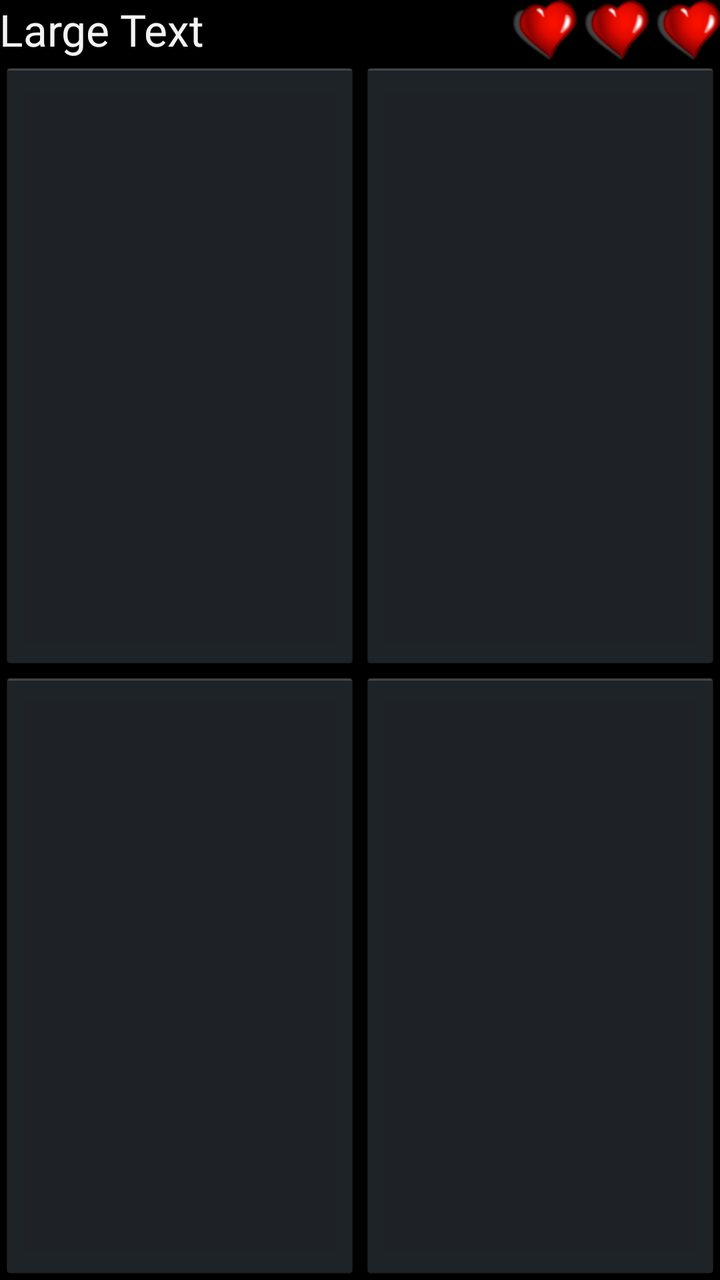
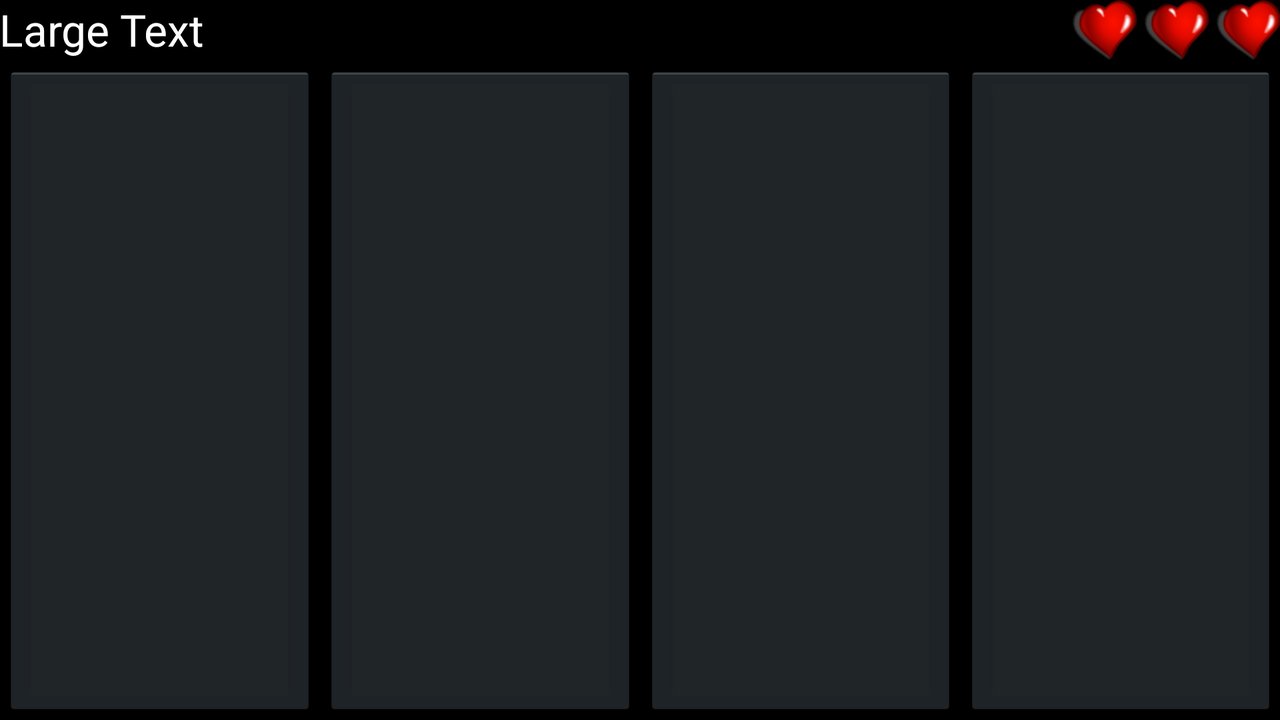

Compare how this app lays out the same screen by default and in its alternative resource folder. The renders come first, then the two layout files and the values they reference.
<!-- AndroidManifest.xml: application theme AppTheme -->
<!-- res/layout/activity_game.xml -->
<LinearLayout
    xmlns:tools="http://schemas.android.com/tools"
    android:orientation="vertical"
    android:layout_width="fill_parent"
    android:layout_height="fill_parent"
    android:paddingLeft="@dimen/activity_horizontal_margin"
    android:paddingRight="@dimen/activity_horizontal_margin"
    android:paddingTop="@dimen/activity_vertical_margin"
    android:paddingBottom="@dimen/activity_vertical_margin"
    xmlns:android="http://schemas.android.com/apk/res/android">


    <LinearLayout
        android:orientation="horizontal"
        android:layout_width="match_parent"
        android:layout_height="wrap_content" >

        <TextView
            android:layout_width="0dp"
            android:layout_height="wrap_content"
            android:textAppearance="?android:attr/textAppearanceLarge"
            android:text="Large Text"
            android:id="@+id/txtTotalScore"
            android:layout_weight="1"/>

        <ImageView
            android:layout_width="wrap_content"
            android:layout_height="wrap_content"
            android:id="@+id/imgLife1"
            android:src="@drawable/heart"
            android:layout_marginStart="4dp"
            android:layout_marginLeft="4dp"
            />
        <ImageView
            android:layout_width="wrap_content"
            android:layout_height="wrap_content"
            android:id="@+id/imgLife2"
            android:src="@drawable/heart"
            android:layout_marginStart="4dp"
            android:layout_marginLeft="4dp"
            />
        <ImageView
            android:layout_width="wrap_content"
            android:layout_height="wrap_content"
            android:id="@+id/imgLife3"
            android:src="@drawable/heart"
            android:layout_marginStart="4dp"
            android:layout_marginLeft="4dp"
            />
    </LinearLayout>


    <LinearLayout
        android:layout_width="fill_parent"
        android:layout_height="wrap_content"
        android:layout_weight="2"
        android:orientation="horizontal">

        <Button
            android:layout_width="fill_parent"
            android:layout_height="fill_parent"
            android:id="@+id/btnMovie01"
            android:onClick="btnMovie_clicked"
            android:layout_weight="1"/>

        <Button
            android:layout_width="fill_parent"
            android:layout_height="fill_parent"
            android:id="@+id/btnMovie02"
            android:onClick="btnMovie_clicked"
            android:layout_weight="1"/>
    </LinearLayout>

    <LinearLayout
        android:layout_width="fill_parent"
        android:layout_height="wrap_content"
        android:layout_weight="2"
        android:orientation="horizontal">

        <Button
            android:layout_width="fill_parent"
            android:layout_height="fill_parent"
            android:id="@+id/btnMovie03"
            android:onClick="btnMovie_clicked"
            android:layout_weight="1"/>

        <Button
            android:layout_width="fill_parent"
            android:layout_height="fill_parent"
            android:id="@+id/btnMovie04"
            android:onClick="btnMovie_clicked"
            android:layout_weight="1"/>

    </LinearLayout>

    <FrameLayout
        android:layout_width="match_parent"
        android:layout_height="wrap_content"
        android:layout_gravity="center_horizontal"
        android:id="@+id/frameFooter">
    </FrameLayout>


</LinearLayout>
<!-- resources referenced by this layout -->
<resources>
  <!-- drawable heart: png bitmap (drawable-xhdpi, 4835 bytes) -->
  <style name="AppTheme" parent="android:Theme.Holo">
          
      </style>
</resources>
<!-- res/layout-land/activity_game.xml (the repository's variant of the layout above) -->
<!-- drawn on the phone turned sideways -->
<LinearLayout
    xmlns:tools="http://schemas.android.com/tools"
    android:orientation="vertical"
    android:layout_width="fill_parent"
    android:layout_height="fill_parent"
    android:paddingLeft="@dimen/activity_horizontal_margin"
    android:paddingRight="@dimen/activity_horizontal_margin"
    android:paddingTop="@dimen/activity_vertical_margin"
    android:paddingBottom="@dimen/activity_vertical_margin"
    xmlns:android="http://schemas.android.com/apk/res/android"
    android:theme="@android:style/Theme.Black.NoTitleBar.Fullscreen">


    <LinearLayout
        android:orientation="horizontal"
        android:layout_width="match_parent"
        android:layout_height="wrap_content" >

        <TextView
            android:layout_width="0dp"
            android:layout_height="wrap_content"
            android:textAppearance="?android:attr/textAppearanceLarge"
            android:text="Large Text"
            android:id="@+id/txtTotalScore"
            android:layout_weight="1"/>

        <ImageView
            android:layout_width="wrap_content"
            android:layout_height="wrap_content"
            android:id="@+id/imgLife1"
            android:src="@drawable/heart"
            android:layout_marginStart="4dp"
            android:layout_marginLeft="4dp"
            />
        <ImageView
            android:layout_width="wrap_content"
            android:layout_height="wrap_content"
            android:id="@+id/imgLife2"
            android:src="@drawable/heart"
            android:layout_marginStart="4dp"
            android:layout_marginLeft="4dp"
            />
        <ImageView
            android:layout_width="wrap_content"
            android:layout_height="wrap_content"
            android:id="@+id/imgLife3"
            android:src="@drawable/heart"
            android:layout_marginStart="4dp"
            android:layout_marginLeft="4dp"
            />
    </LinearLayout>


    <LinearLayout
        android:baselineAligned="false"
        android:layout_width="fill_parent"
        android:layout_height="0dp"
        android:layout_weight="2"
        android:orientation="horizontal">

        <LinearLayout
            android:layout_width="fill_parent"
            android:layout_height="fill_parent"
            android:layout_weight="1"
            android:onClick="btnMovie01_clicked"
            android:orientation="vertical"
            android:id="@+id/btnMovie01"
            style="@style/MovieButton">

            <LinearLayout
                android:orientation="vertical"
                android:layout_width="match_parent"
                android:layout_height="match_parent"
                android:layout_margin="2dp"
                android:background="#FF202528" >

                <ImageView
                    android:layout_width="fill_parent"
                    android:layout_height="fill_parent"
                    android:layout_weight="1"
                    android:scaleType="fitCenter"
                    android:onClick="btnMovie01_clicked"
                    android:id="@+id/imgMovie01"
                    android:padding="2dp"/>

                <TextView
                    android:layout_width="match_parent"
                    android:layout_height="wrap_content"
                    android:textAppearance="?android:attr/textAppearanceMedium"
                    android:gravity="center"
                    android:onClick="btnMovie01_clicked"
                    android:id="@+id/txtMovie01"/>
            </LinearLayout>
        </LinearLayout>

        <LinearLayout
            android:layout_width="fill_parent"
            android:layout_height="fill_parent"
            android:layout_weight="1"
            android:onClick="btnMovie02_clicked"
            android:orientation="vertical"
            android:id="@+id/btnMovie02"
            style="@style/MovieButton">

            <LinearLayout
                android:orientation="vertical"
                android:layout_width="match_parent"
                android:layout_height="match_parent"
                android:layout_margin="2dp"
                android:background="#FF202528" >

                <ImageView
                    android:layout_width="fill_parent"
                    android:layout_height="0dp"
                    android:scaleType="fitCenter"
                    android:layout_margin="1dp"
                    android:layout_weight="1"
                    android:onClick="btnMovie02_clicked"
                    android:id="@+id/imgMovie02"
                    />

                <TextView
                    android:layout_width="match_parent"
                    android:layout_height="wrap_content"
                    android:textAppearance="?android:attr/textAppearanceMedium"
                    android:gravity="center"
                    android:onClick="btnMovie02_clicked"
                    android:id="@+id/txtMovie02"/>
            </LinearLayout>
        </LinearLayout>

        <LinearLayout
            android:layout_width="fill_parent"
            android:layout_height="fill_parent"
            android:layout_weight="1"
            style="@style/MovieButton"
            android:onClick="btnMovie03_clicked"
            android:id="@+id/btnMovie03"
            android:orientation="vertical">

            <LinearLayout
                android:orientation="vertical"
                android:layout_width="match_parent"
                android:layout_height="match_parent"
                android:layout_margin="2dp"
                android:background="#FF202528" >

                <ImageView
                    android:layout_width="fill_parent"
                    android:layout_height="0dp"
                    android:scaleType="fitCenter"
                    android:layout_margin="1dp"
                    android:layout_weight="1"
                    android:onClick="btnMovie03_clicked"
                    android:id="@+id/imgMovie03"
                    />

                <TextView
                    android:layout_width="match_parent"
                    android:layout_height="wrap_content"
                    android:textAppearance="?android:attr/textAppearanceMedium"
                    android:gravity="center"
                    android:onClick="btnMovie03_clicked"
                    android:id="@+id/txtMovie03"/>
            </LinearLayout>
        </LinearLayout>

        <LinearLayout
            android:layout_width="fill_parent"
            android:layout_height="fill_parent"
            android:layout_weight="1"
            style="@style/MovieButton"
            android:onClick="btnMovie04_clicked"
            android:id="@+id/btnMovie04"
            android:orientation="vertical">

            <LinearLayout
                android:orientation="vertical"
                android:layout_width="match_parent"
                android:layout_height="match_parent"
                android:layout_margin="2dp"
                android:background="#FF202528" >

                <ImageView
                    android:layout_width="fill_parent"
                    android:layout_height="0dp"
                    android:scaleType="fitCenter"
                    android:layout_margin="1dp"
                    android:layout_weight="1"
                    android:onClick="btnMovie04_clicked"
                    android:id="@+id/imgMovie04"
                    />

                <TextView
                    android:layout_width="match_parent"
                    android:layout_height="wrap_content"
                    android:textAppearance="?android:attr/textAppearanceMedium"
                    android:gravity="center"
                    android:onClick="btnMovie04_clicked"
                    android:id="@+id/txtMovie04"/>
            </LinearLayout>
        </LinearLayout>

    </LinearLayout>

    <FrameLayout
        android:layout_width="match_parent"
        android:layout_height="wrap_content"
        android:layout_gravity="center_horizontal"
        android:id="@+id/frameFooter">
    </FrameLayout>


</LinearLayout>
<!-- resources referenced by the variant -->
<!-- as the phone turned sideways resolves them -->
<resources>
  <!-- drawable heart: png bitmap (drawable-xhdpi, 4835 bytes) -->
  <style name="MovieButton" parent="@android:style/Widget.Holo.Button">
          <item name="android:layout_margin">2dp</item>
      </style>
  <style name="AppTheme" parent="android:Theme.Holo">
          
      </style>
</resources>
